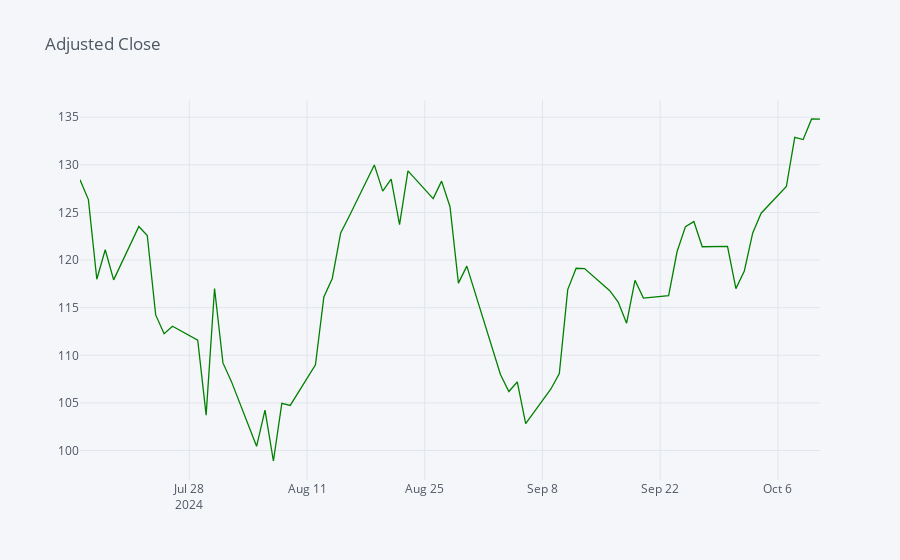

The notebook cell this image was saved under:
### Code cell
# Create and display an interactive line plot of NVDA's Adjusted Close Prices
stock_data['Adj Close'].iplot(title='Adjusted Close', colors=['green'])

### Figure 1 — Plotly figure (JSON) as saved in the notebook; plotly's stock layout.template omitted (floating-point values rounded to 4 significant figures)
{"data": [{"line": {"color": "rgba(0, 128, 0, 1.0)", "dash": "solid", "shape": "linear", "width": 1.3}, "mode": "lines", "name": "Adj Close", "text": "", "type": "scatter", "x": ["2024-07-15", "2024-07-16", "2024-07-17", "2024-07-18", "2024-07-19", "2024-07-22", "2024-07-23", "2024-07-24", "2024-07-25", "2024-07-26", "2024-07-29", "2024-07-30", "2024-07-31", "2024-08-01", "2024-08-02", "2024-08-05", "2024-08-06", "2024-08-07", "2024-08-08", "2024-08-09", "2024-08-12", "2024-08-13", "2024-08-14", "2024-08-15", "2024-08-16", "2024-08-19", "2024-08-20", "2024-08-21", "2024-08-22", "2024-08-23", "2024-08-26", "2024-08-27", "2024-08-28", "2024-08-29", "2024-08-30", "2024-09-03", "2024-09-04", "2024-09-05", "2024-09-06", "2024-09-09", "2024-09-10", "2024-09-11", "2024-09-12", "2024-09-13", "2024-09-16", "2024-09-17", "2024-09-18", "2024-09-19", "2024-09-20", "2024-09-23", "2024-09-24", "2024-09-25", "2024-09-26", "2024-09-27", "2024-09-30", "2024-10-01", "2024-10-02", "2024-10-03", "2024-10-04", "2024-10-07", "2024-10-08", "2024-10-09", "2024-10-10", "2024-10-11"], "y": [128.4, 126.3, 118.0, 121.1, 117.9, 123.5, 122.6, 114.2, 112.3, 113.1, 111.6, 103.7, 117.0, 109.2, 107.3, 100.4, 104.2, 98.9, 105.0, 104.7, 109.0, 116.1, 118.1, 122.8, 124.6, 130.0, 127.2, 128.5, 123.7, 129.4, 126.4, 128.3, 125.6, 117.6, 119.4, 108.0, 106.2, 107.2, 102.8, 106.5, 108.1, 116.9, 119.1, 119.1, 116.8, 115.6, 113.4, 117.9, 116, 116.3, 120.9, 123.5, 124.0, 121.4, 121.4, 117, 118.8, 122.8, 124.9, 127.7, 132.9, 132.6, 134.8, 134.8]}], "layout": {"legend": {"bgcolor": "#F5F6F9", "font": {"color": "#4D5663"}}, "paper_bgcolor": "#F5F6F9", "plot_bgcolor": "#F5F6F9", "title": {"font": {"color": "#4D5663"}, "text": "Adjusted Close"}, "xaxis": {"gridcolor": "#E1E5ED", "showgrid": true, "tickfont": {"color": "#4D5663"}, "title": {"font": {"color": "#4D5663"}, "text": ""}, "zerolinecolor": "#E1E5ED"}, "yaxis": {"gridcolor": "#E1E5ED", "showgrid": true, "tickfont": {"color": "#4D5663"}, "title": {"font": {"color": "#4D5663"}, "text": ""}, "zerolinecolor": "#E1E5ED"}}}
